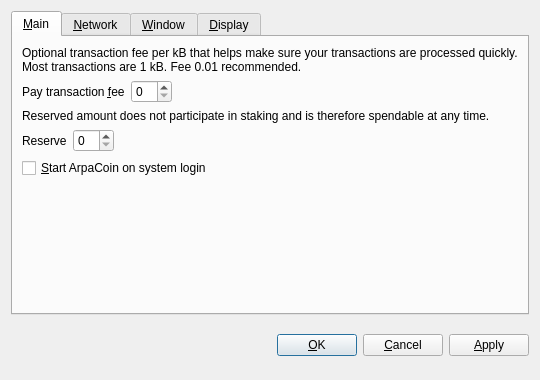
<?xml version="1.0" encoding="UTF-8"?>
<ui version="4.0">
 <class>OptionsDialog</class>
 <widget class="QDialog" name="OptionsDialog">
  <property name="geometry">
   <rect>
    <x>0</x>
    <y>0</y>
    <width>540</width>
    <height>380</height>
   </rect>
  </property>
  <property name="windowTitle">
   <string>Options</string>
  </property>
  <property name="modal">
   <bool>true</bool>
  </property>
  <layout class="QVBoxLayout" name="verticalLayout">
   <item>
    <widget class="QTabWidget" name="tabWidget">
     <property name="tabPosition">
      <enum>QTabWidget::North</enum>
     </property>
     <property name="currentIndex">
      <number>0</number>
     </property>
     <widget class="QWidget" name="tabMain">
      <attribute name="title">
       <string>&amp;Main</string>
      </attribute>
      <layout class="QVBoxLayout" name="verticalLayout_Main">
       <item>
        <widget class="QLabel" name="transactionFeeInfoLabel">
         <property name="text">
          <string>Optional transaction fee per kB that helps make sure your transactions are processed quickly. Most transactions are 1 kB. Fee 0.01 recommended.</string>
         </property>
         <property name="textFormat">
          <enum>Qt::PlainText</enum>
         </property>
         <property name="wordWrap">
          <bool>true</bool>
         </property>
        </widget>
       </item>
       <item>
        <layout class="QHBoxLayout" name="horizontalLayoutFee">
         <item>
          <widget class="QLabel" name="transactionFeeLabel">
           <property name="text">
            <string>Pay transaction &amp;fee</string>
           </property>
           <property name="textFormat">
            <enum>Qt::PlainText</enum>
           </property>
           <property name="buddy">
            <cstring>transactionFee</cstring>
           </property>
          </widget>
         </item>
         <item>
          <widget class="BitcoinAmountField" name="transactionFee"/>
         </item>
         <item>
          <spacer name="horizontalSpacerFee">
           <property name="orientation">
            <enum>Qt::Horizontal</enum>
           </property>
           <property name="sizeHint" stdset="0">
            <size>
             <width>40</width>
             <height>20</height>
            </size>
           </property>
          </spacer>
         </item>
        </layout>
       </item>
       <item>
        <widget class="QLabel" name="reserveBalanceInfoLabel">
         <property name="text">
          <string>Reserved amount does not participate in staking and is therefore spendable at any time.</string>
         </property>
         <property name="textFormat">
          <enum>Qt::PlainText</enum>
         </property>
         <property name="wordWrap">
          <bool>true</bool>
         </property>
        </widget>
       </item>
       <item>
        <layout class="QHBoxLayout" name="horizontalLayoutReserveBalance">
         <item>
          <widget class="QLabel" name="reserveBalanceLabel">
           <property name="text">
            <string>Reserve</string>
           </property>
           <property name="textFormat">
            <enum>Qt::PlainText</enum>
           </property>
           <property name="buddy">
            <cstring>reserveBalance</cstring>
           </property>
          </widget>
         </item>
         <item>
          <widget class="BitcoinAmountField" name="reserveBalance"/>
         </item>
         <item>
          <spacer name="horizontalSpacerReserveBalance">
           <property name="orientation">
            <enum>Qt::Horizontal</enum>
           </property>
           <property name="sizeHint" stdset="0">
            <size>
             <width>40</width>
             <height>20</height>
            </size>
           </property>
          </spacer>
         </item>
        </layout>
       </item>
       <item>
        <widget class="QCheckBox" name="bitcoinAtStartup">
         <property name="toolTip">
          <string>Automatically start ArpaCoin after logging in to the system.</string>
         </property>
         <property name="text">
          <string>&amp;Start ArpaCoin on system login</string>
         </property>
        </widget>
       </item>
       <item>
        <spacer name="verticalSpacer_Main">
         <property name="orientation">
          <enum>Qt::Vertical</enum>
         </property>
         <property name="sizeHint" stdset="0">
          <size>
           <width>20</width>
           <height>40</height>
          </size>
         </property>
        </spacer>
       </item>
      </layout>
     </widget>
     <widget class="QWidget" name="tabNetwork">
      <attribute name="title">
       <string>&amp;Network</string>
      </attribute>
      <layout class="QVBoxLayout" name="verticalLayout_Network">
       <item>
        <widget class="QCheckBox" name="mapPortUpnp">
         <property name="toolTip">
          <string>Automatically open the ArpaCoin client port on the router. This only works when your router supports UPnP and it is enabled.</string>
         </property>
         <property name="text">
          <string>Map port using &amp;UPnP</string>
         </property>
        </widget>
       </item>
       <item>
        <widget class="QCheckBox" name="connectSocks">
         <property name="toolTip">
          <string>Connect to the ArpaCoin network through a SOCKS5 proxy (e.g. when connecting through Tor).</string>
         </property>
         <property name="text">
          <string>&amp;Connect through SOCKS5 proxy:</string>
         </property>
        </widget>
       </item>
       <item>
        <layout class="QHBoxLayout" name="horizontalLayout_Network">
         <item>
          <widget class="QLabel" name="proxyIpLabel">
           <property name="text">
            <string>Proxy &amp;IP:</string>
           </property>
           <property name="textFormat">
            <enum>Qt::PlainText</enum>
           </property>
           <property name="buddy">
            <cstring>proxyIp</cstring>
           </property>
          </widget>
         </item>
         <item>
          <widget class="QValidatedLineEdit" name="proxyIp">
           <property name="maximumSize">
            <size>
             <width>140</width>
             <height>16777215</height>
            </size>
           </property>
           <property name="toolTip">
            <string>IP address of the proxy (e.g. 127.0.0.1)</string>
           </property>
          </widget>
         </item>
         <item>
          <widget class="QLabel" name="proxyPortLabel">
           <property name="text">
            <string>&amp;Port:</string>
           </property>
           <property name="textFormat">
            <enum>Qt::PlainText</enum>
           </property>
           <property name="buddy">
            <cstring>proxyPort</cstring>
           </property>
          </widget>
         </item>
         <item>
          <widget class="QLineEdit" name="proxyPort">
           <property name="maximumSize">
            <size>
             <width>55</width>
             <height>16777215</height>
            </size>
           </property>
           <property name="toolTip">
            <string>Port of the proxy (e.g. 9050)</string>
           </property>
          </widget>
         </item>
         <item>
          <spacer name="horizontalSpacer_Network">
           <property name="orientation">
            <enum>Qt::Horizontal</enum>
           </property>
           <property name="sizeHint" stdset="0">
            <size>
             <width>40</width>
             <height>20</height>
            </size>
           </property>
          </spacer>
         </item>
        </layout>
       </item>
       <item>
        <spacer name="verticalSpacer_Network">
         <property name="orientation">
          <enum>Qt::Vertical</enum>
         </property>
         <property name="sizeHint" stdset="0">
          <size>
           <width>20</width>
           <height>40</height>
          </size>
         </property>
        </spacer>
       </item>
      </layout>
     </widget>
     <widget class="QWidget" name="tabWindow">
      <attribute name="title">
       <string>&amp;Window</string>
      </attribute>
      <layout class="QVBoxLayout" name="verticalLayout_Window">
       <item>
        <widget class="QCheckBox" name="minimizeToTray">
         <property name="toolTip">
          <string>Show only a tray icon after minimizing the window.</string>
         </property>
         <property name="text">
          <string>&amp;Minimize to the tray instead of the taskbar</string>
         </property>
        </widget>
       </item>
       <item>
        <widget class="QCheckBox" name="minimizeOnClose">
         <property name="toolTip">
          <string>Minimize instead of exit the application when the window is closed. When this option is enabled, the application will be closed only after selecting Quit in the menu.</string>
         </property>
         <property name="text">
          <string>M&amp;inimize on close</string>
         </property>
        </widget>
       </item>
       <item>
        <spacer name="verticalSpacer_Window">
         <property name="orientation">
          <enum>Qt::Vertical</enum>
         </property>
         <property name="sizeHint" stdset="0">
          <size>
           <width>20</width>
           <height>40</height>
          </size>
         </property>
        </spacer>
       </item>
      </layout>
     </widget>
     <widget class="QWidget" name="tabDisplay">
      <attribute name="title">
       <string>&amp;Display</string>
      </attribute>
      <layout class="QVBoxLayout" name="verticalLayout_Display">
       <item>
        <layout class="QHBoxLayout" name="horizontalLayout_1_Display">
         <item>
          <widget class="QLabel" name="langLabel">
           <property name="text">
            <string>User Interface &amp;language:</string>
           </property>
           <property name="textFormat">
            <enum>Qt::PlainText</enum>
           </property>
           <property name="buddy">
            <cstring>lang</cstring>
           </property>
          </widget>
         </item>
         <item>
          <widget class="QValueComboBox" name="lang">
           <property name="toolTip">
            <string>The user interface language can be set here. This setting will take effect after restarting ArpaCoin.</string>
           </property>
          </widget>
         </item>
        </layout>
       </item>
       <item>
        <layout class="QHBoxLayout" name="horizontalLayout_2_Display">
         <item>
          <widget class="QLabel" name="unitLabel">
           <property name="text">
            <string>&amp;Unit to show amounts in:</string>
           </property>
           <property name="textFormat">
            <enum>Qt::PlainText</enum>
           </property>
           <property name="buddy">
            <cstring>unit</cstring>
           </property>
          </widget>
         </item>
         <item>
          <widget class="QValueComboBox" name="unit">
           <property name="toolTip">
            <string>Choose the default subdivision unit to show in the interface and when sending coins.</string>
           </property>
          </widget>
         </item>
        </layout>
       </item>
       <item>
        <widget class="QCheckBox" name="coinControlFeatures">
         <property name="toolTip">
          <string>Whether to show coin control features or not.</string>
         </property>
         <property name="text">
          <string>Display coin &amp;control features (experts only!)</string>
         </property>
        </widget>
       </item>
       <item>
        <widget class="QCheckBox" name="minimizeCoinAge">
         <property name="toolTip">
          <string>Whether to select the coin outputs randomly or with minimal coin age.</string>
         </property>
         <property name="text">
          <string>Minimize weight consumption (experimental)</string>
         </property>
        </widget>
       </item>
       <item>
        <widget class="QCheckBox" name="useBlackTheme">
         <property name="text">
          <string>Use black visual theme (requires restart)</string>
         </property>
        </widget>
       </item>
       <item>
        <spacer name="verticalSpacer_Display">
         <property name="orientation">
          <enum>Qt::Vertical</enum>
         </property>
         <property name="sizeHint" stdset="0">
          <size>
           <width>20</width>
           <height>40</height>
          </size>
         </property>
        </spacer>
       </item>
      </layout>
     </widget>
    </widget>
   </item>
   <item>
    <layout class="QHBoxLayout" name="horizontalLayout_Buttons">
     <item>
      <spacer name="horizontalSpacer_1">
       <property name="orientation">
        <enum>Qt::Horizontal</enum>
       </property>
       <property name="sizeHint" stdset="0">
        <size>
         <width>40</width>
         <height>48</height>
        </size>
       </property>
      </spacer>
     </item>
     <item>
      <widget class="QLabel" name="statusLabel">
       <property name="font">
        <font>
         <weight>75</weight>
         <bold>true</bold>
        </font>
       </property>
       <property name="text">
        <string/>
       </property>
       <property name="textFormat">
        <enum>Qt::PlainText</enum>
       </property>
       <property name="wordWrap">
        <bool>true</bool>
       </property>
      </widget>
     </item>
     <item>
      <spacer name="horizontalSpacer_2">
       <property name="orientation">
        <enum>Qt::Horizontal</enum>
       </property>
       <property name="sizeHint" stdset="0">
        <size>
         <width>40</width>
         <height>48</height>
        </size>
       </property>
      </spacer>
     </item>
     <item>
      <widget class="QPushButton" name="okButton">
       <property name="text">
        <string>&amp;OK</string>
       </property>
      </widget>
     </item>
     <item>
      <widget class="QPushButton" name="cancelButton">
       <property name="text">
        <string>&amp;Cancel</string>
       </property>
       <property name="autoDefault">
        <bool>false</bool>
       </property>
      </widget>
     </item>
     <item>
      <widget class="QPushButton" name="applyButton">
       <property name="text">
        <string>&amp;Apply</string>
       </property>
       <property name="autoDefault">
        <bool>false</bool>
       </property>
      </widget>
     </item>
    </layout>
   </item>
  </layout>
 </widget>
 <customwidgets>
  <customwidget>
   <class>BitcoinAmountField</class>
   <extends>QSpinBox</extends>
   <header>bitcoinamountfield.h</header>
  </customwidget>
  <customwidget>
   <class>QValueComboBox</class>
   <extends>QComboBox</extends>
   <header>qvaluecombobox.h</header>
  </customwidget>
  <customwidget>
   <class>QValidatedLineEdit</class>
   <extends>QLineEdit</extends>
   <header>qvalidatedlineedit.h</header>
  </customwidget>
 </customwidgets>
 <resources/>
 <connections/>
</ui>
